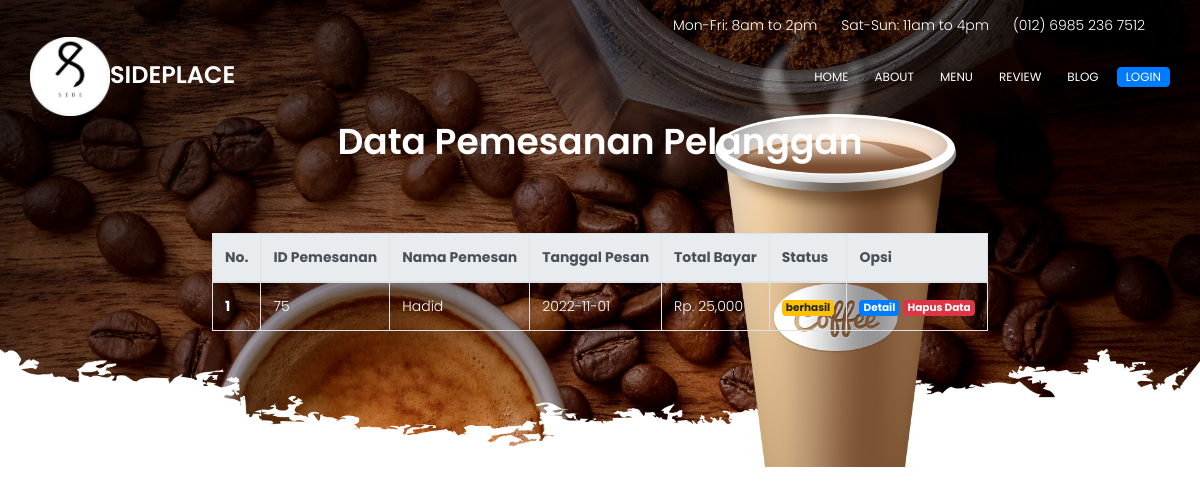
The app's page /daftar_pesanan.php with its own data.
### tables this page shows
CREATE TABLE `brand` (
  `id` bigint(20) NOT NULL,
  `nama` varchar(255) NOT NULL
);

CREATE TABLE `pemesanan` (
  `id_pemesanan` int(50) NOT NULL,
  `nama_pemesan` varchar(255) NOT NULL,
  `tanggal_pemesanan` date NOT NULL,
  `total_belanja` int(50) NOT NULL,
  `status` enum('pending','berhasil') NOT NULL
);

### daftar_pesanan.php (the view, shortened to what this page needs)
<!DOCTYPE html>
<html lang="zxx" class="no-js">
<head>
	<link rel="stylesheet" href="css/linearicons.css">
	<link rel="stylesheet" href="css/font-awesome.min.css">
	<link rel="stylesheet" href="css/bootstrap.css">
	<link rel="stylesheet" href="https://cdn.jsdelivr.net/npm/bootstrap@4.6.2/dist/css/bootstrap.min.css"
>
	<link rel="stylesheet" href="css/magnific-popup.css">
	<link rel="stylesheet" href="css/nice-select.css">
	<link rel="stylesheet" href="css/animate.min.css">
	<link rel="stylesheet" href="css/owl.carousel.css">
	<link rel="stylesheet" href="css/menu.css">
	<link rel="stylesheet" href="mdi-font/css/material-design-iconic-font.min.css">
</head>
<body>
	<header id="header" id="home">
		<div class="header-top">
			<div class="container">
				<div class="row justify-content-end">
					<div class="col-lg-8 col-sm-4 col-8 header-top-right no-padding">
						<ul>
							<li>
								Mon-Fri: 8am to 2pm
							</li>
							<li>
								Sat-Sun: 11am to 4pm
							</li>
							<li>
								<a href="tel:(012) 6985 236 7512">(012) 6985 236 7512</a>
							</li>
						</ul>
					</div>
				</div>
			</div>
		</div>
		<div class="container">
			<div class="row align-items-center justify-content-between d-flex">
			<?php
include('koneksi.php');
$query = mysqli_query($koneksi, "SELECT * FROM brand WHERE id= '1'");
$brand = mysqli_fetch_all($query, MYSQLI_ASSOC);
?>
<?php foreach($brand as $brand) : ?>
				<div id="logo">
				<h3 style="color:white;"><img src="img/cok1.png" width="80"alt="cok1"><?php echo $brand['nama'];?></h3>
				</div>
				<?php endforeach; ?>
				<nav id="nav-menu-container">
				        <ul class="nav-menu">
				          <li class="menu-active"><a href="index.php">Home</a></li>
				          <li><a href="index.php#about">About</a></li>
				          <li><a href="index.php#menu">Menu</a></li>
				          <li><a href="index.php#review">Review</a></li>
				          <li><a href="index.php#blog">Blog</a></li>
						  <?php if(isset($_SESSION['login_user']) && $_SESSION['login_user']== 'admin')
    {
    ?>
						  <li><a href="logout.php" class="btn btn-danger">Log Out</a></li>
						  <li><a href="daftar_menu.php"><i class="fa fa-file-o" aria-hidden="true"></i> +Manage Menu</a></li>
						  <?php  }elseif(isset($_SESSION['login_user']) && $_SESSION['login_user']== 'user')
                                {
                                    ?>
	<li><a href="logout.php" class="btn btn-danger">Log Out</a></li>
	<li><a href="menu_pembeli.php"><i class="fa fa-cart-plus" aria-hidden="true"></i> Order</a></li>
	<?php  }elseif(isset($_SESSION['login_user']) && $_SESSION['login_user']== 'kasir')
                                {
                                    ?>
									<li><a href="logout.php" class="btn btn-danger">Log Out</a></li>
						  <?php  }else{ ?>
							<li><a href="login.php" class="btn btn-primary">Login</a></li>
							<?php } ?>
				        </ul>
				      </nav>
			</div>
		</div>
	</header>
			<section class="menu-area section-gap" id="coffee">
				<div class="container">
					<div class="row d-flex justify-content-center">
						<div class="menu-content pb-60 col-lg-10">
							<div class="title text-center">
								<h1 class="mb-10" style="color:white;">Data Pemesanan Pelanggan</h1>
							</div>
						</div>
                        <div class="row d-flex justify-content-center">
                        <table class="table table-bordered" id="example" style="color:white;">
        <thead class="thead-light">
          <tr>
            <th scope="col">No.</th>
            <th scope="col">ID Pemesanan</th>
			<th scope="col">Nama Pemesan</th>
            <th scope="col">Tanggal Pesan</th>
            <th scope="col">Total Bayar</th>
			<th scope="col">Status</th>
            <th scope="col">Opsi</th>
          </tr>
        </thead>
        <tbody>
          <?php $nomor=1; ?>
          <?php
            $ambil = mysqli_query($koneksi, 'SELECT * FROM pemesanan');
            $result = mysqli_fetch_all($ambil, MYSQLI_ASSOC);
          ?>
          <?php foreach($result as $result) : ?>
          <tr>
            <th scope="row"><?php echo $nomor; ?></th>
            <td><?php echo $result["id_pemesanan"]; ?></td>
			<td><?php echo $result["nama_pemesan"]; ?></td>
            <td><?php echo $result["tanggal_pemesanan"]; ?></td>
            <td>Rp. <?php echo number_format($result["total_belanja"]); ?></td>
			<td><span class="badge badge-warning"><?php echo $result["status"]; ?></span></td>
            <td>
              <a href="detail_pesanan.php?id=<?php echo $result['id_pemesanan'] ?>" class="badge badge-primary">Detail</a>
              <a href="hapus_detailpesanan.php?id=<?php echo $result['id_pemesanan'] ?>" class="badge badge-danger">Hapus Data</a>
            </td>
          </tr>
          <?php $nomor++; ?>
          <?php endforeach; ?>
        </tbody>
      </table>
</div>
					</div>
				</div>
			</section>
</body>
</html>

### css/menu.css (style rules this page uses)
body { color: #777777; font-family: "Poppins", sans-serif; font-size: 14px; font-weight: 300; line-height: 1.625em; position: relative; }
ol, ul { margin: 0; padding: 0; list-style: none; }
a { -webkit-transition: all 0.3s ease 0s; -moz-transition: all 0.3s ease 0s; -o-transition: all 0.3s ease 0s; transition: all 0.3s ease 0s; }
a, a:focus, a:hover { text-decoration: none; outline: 0; }
h1, h2, h3, h4, h5, h6 { font-family: "Poppins", sans-serif; color: #222222; line-height: 1.2em !important; margin-bottom: 0; margin-top: 0; font-weight: 600; }
h1, .h1 { font-size: 36px; }
h3, .h3 { font-size: 24px; }
td, th { border-radius: 0px; }
.mb-10 { margin-bottom: 10px; }
.pb-60 { padding-bottom: 60px; }
.text-center { text-align: center; }
.no-padding { padding: 0; }
h1 { font-size: 36px; }
h3 { font-size: 24px; }
h1, h2, h3, h4, h5, h6 { line-height: 1.5em; }
#header { padding: 14px 0; position: absolute; left: 0; top: 0; right: 0; transition: all 0.5s; z-index: 997; }
.header-top ul { text-align: right; margin-right: 5px; }
.header-top ul li { color: #fff; display: inline-block; margin-right: 20px; }
.header-top ul li a { color: #fff; }
#header #logo img { padding: 0; margin: 0; }
.nav-menu, .nav-menu * { margin: 0; padding: 0; list-style: none; }
.nav-menu li { position: relative; white-space: nowrap; }
.nav-menu > li { float: left; }
#nav-menu-container { margin: 0; }
.nav-menu a { padding: 0 8px 0px 8px; text-decoration: none; display: inline-block; color: #fff; font-weight: 400; font-size: 12px; text-transform: uppercase; outline: none; }
.nav-menu > li { margin-left: 10px; }
.section-gap { padding: 120px 0; }
.menu-area { background: url(../img/header-bg.jpg) center; background-size: cover; }

### records on screen
brand: nama "SIDEPLACE"
pemesanan: id_pemesanan "75", nama_pemesan "Hadid", tanggal_pemesanan "2022-11-01", total_belanja "25,000", status "berhasil"
